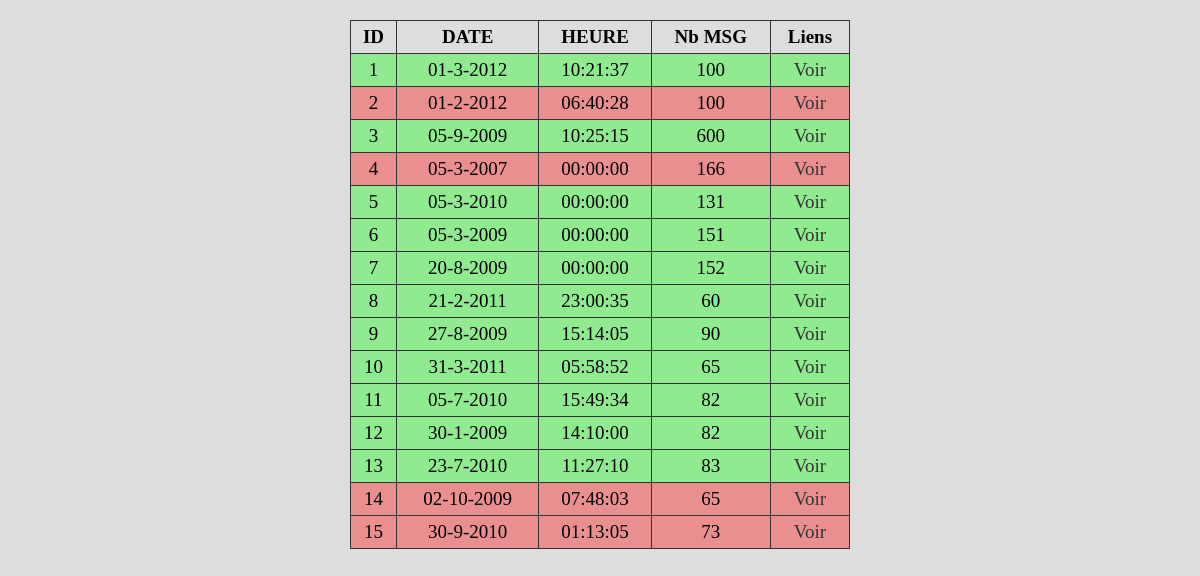
The page / on the database its author committed.
### tables this page shows
CREATE TABLE IF NOT EXISTS `message` (
    `m_id` INT(11) NOT NULL AUTO_INCREMENT,
    `m_contenu` VARCHAR(2040) NOT NULL,
    `m_date` DATETIME NOT NULL,
    `m_auteur_fk` INT(11) NOT NULL,
    `m_conversation_fk` INT(11) NOT NULL,
    PRIMARY KEY( `m_id` ),
    INDEX( `m_auteur_fk`, `m_conversation_fk` ),
    CONSTRAINT `message_to_user` FOREIGN KEY ( `m_auteur_fk` ) REFERENCES `user` ( `u_id` ) ON UPDATE CASCADE ON DELETE RESTRICT,
    CONSTRAINT `message_to_conversation` FOREIGN KEY ( `m_conversation_fk` ) REFERENCES `conversation` ( `c_id` ) ON UPDATE CASCADE ON DELETE RESTRICT
);

CREATE TABLE IF NOT EXISTS `conversation` (
    `c_id` INT(11) NOT NULL AUTO_INCREMENT,
    `c_date` DATETIME NOT NULL,
    `c_termine` TINYINT(1) NOT NULL DEFAULT 0,
    PRIMARY KEY( `c_id` )
);

### classes/modal.class.php (called while the page is built, shortened)
<?php
class Modal {
    public function __construct()
    {
        try
        {
            $pdo_option = [ PDO::ATTR_ERRMODE => PDO::ERRMODE_EXCEPTION,
                            PDO::MYSQL_ATTR_INIT_COMMAND => 'SET NAMES utf8 COLLATE utf8_general_ci' ];
            $this->bdd= new PDO ('mysql:host=localhost;dbname=messages','root', '' , $pdo_option);
        }
        catch(PDOException $msg)
        {
            die($msg -> getMessage());
        }
    }
}

### classes/displayModal.class.php (called while the page is built, shortened)
<?php
class DisplayModal extends Modal {
    public function __construct()
    {
        $this->display = new Display();
        $this->display->setConvs($this->AllConvs());
    }
    public function getDisplay()
    {
        return $this->display;
    }
    public function AllConvs()
    {
        if(($resource = $this->bdd->prepare('SELECT * FROM conversation'))!==FALSE)
        {
            if($resource->execute())
            {
                if(($array = $resource->fetchAll(PDO::FETCH_ASSOC))!==FALSE)
                {
                    return $array;
                }
            }
        }
        return false;
    }
}

### classes/conversationModal.class.php (called while the page is built, shortened)
<?php
class ConversationModal extends Modal {
    private $conv;
    private $msgModal;
    private $fullConv;
    public function __construct($id)
    {
        $this->getFullConv($id);
        $this->conv = new Conversation();
        $this->conv -> setCid($this->getId($id));
        $this->conv -> setCdate($this->getDate($id));
        $this->conv -> setCheure($this->getHeure($id));
        $this->conv -> setCter($this->getTerm($id));
        $this->conv -> setC_nb_msg($this->getNbMsg($id));
        $this->msgModal = new MesgModal();
        $this->conv -> setCmsg($this->setAllMsg($this->getAllMsg($id)));
    }
    public function getAllMsg($conv_id)
    {
        $orderby="";
        if(($resource = $this->bdd->prepare('SELECT *  FROM message INNER JOIN user ON message.m_auteur_fk = user.u_id WHERE m_conversation_fk = :id '.$orderby.';'))!==FALSE)
        {
            if($resource->execute(array("id"=>$conv_id)))
            {
                if(($array = $resource->fetchAll(PDO::FETCH_ASSOC))!==FALSE)
                {
                    return $array;
                }
            }
        }
    }
    public function setAllMsg($array)
    {
        foreach($array as $msg)
        {
           $this->msgs[] = $this->msgModal->newMsg($msg['m_id']);
        }
        if(!empty($this->msgs))
        {
            return $this->msgs;
        }
    }
    public function getConv()
    {
        return $this->conv;
    }
    private function getId($id)
    {
        return $id;
    }
    public function getFullConv($id)
    {
        if(($resource = $this->bdd->prepare('SELECT DISTINCT * , COUNT(DISTINCT message.m_id) , DATE_FORMAT(c_date, "%d-%c-%Y") AS formatedDate FROM conversation LEFT JOIN message ON conversation.c_id = message.m_conversation_fk  WHERE conversation.c_id = :id GROUP BY conversation.c_id'))!==FALSE)
        {
            if($resource->execute(array("id"=>$id)))
            {
               if(($array = $resource->fetch())!==FALSE)
                {
                    $this->fullConv = $array;
                    return $array;
                }
            }
        }
    }
    public function getDate()
    {
      return $this->fullConv['formatedDate'];
    }
    private function getHeure()
    {
        return  substr($this->fullConv["c_date"], 11 , 8);
    }
    private function getTerm()
    {
        return $this->fullConv["c_termine"];
    }
    private function getNbMsg()
    {
        return ($this->fullConv["COUNT(DISTINCT message.m_id)"]);
    }
}

### classes/conversation.class.php (the view, shortened to what this page needs)
<?php
class Conversation {
    private $c_id;
    private $c_date;
    private $c_termin;
    private $c_heure;
    private $c_nb_msg;
    public function setCid($id)
    {
        $this->c_id = $id;
    }
    public function setCdate($date)
    {
        $this->c_date = $date;
    }
    public function setCter($termin)
    {
         $this->c_termin = $termin;
    }
    public function setCheure($heure)
    {
         $this->c_heure = $heure;
    }
    public function setC_nb_msg($nb)
    {
         $this->c_nb_msg = $nb;
    }
    public function getCid()
    {
        return $this->c_id;
    }
    public function getCtermin()
    {
        return $this->c_termin;
    }
    public function getCheure()
    {
        return $this->c_heure;
    }
    public function getCdate()
    {
        return $this->c_date;
    }
    public function getCnbMsg()
    {
        return $this->c_nb_msg;
    }
    public function __toString()
    {
        $bckColor = null;
        switch($this->getCtermin())
        {
            case 0 :
                $bckColor = "open";
                break;
            case 1 :
                $bckColor = "closed";
                break;
        }
        $retunr ='';
        $retunr .= '<td class="'.$bckColor.'">'.$this->getCid().'</td>';
        $retunr .= '<td class="'.$bckColor.'">'.$this->getCdate().'</td>';
        $retunr .= '<td class="'.$bckColor.'">'.$this->getCheure().'</td>';
        $retunr .= '<td class="'.$bckColor.'">'.$this->getCnbMsg().'</td>';
        $retunr .= '<td class="'.$bckColor.'"><a href="./messages.php?id='.$this->getCid().'"> Voir </a></td>';
        return $retunr;
    }
}

### index.php (shortened to what this page needs)
<?php
function loadClass( $className )
{
    $_str_file = 'classes/' .$className. '.class.php';
}
?>
<!DOCTYPE html>
<html lang="en">
<head>
   <link rel="stylesheet" type="text/css" href="styles/index.css" />
</head>
<body>
<?php
$displayStart = new DisplayModal();
$display = $displayStart->getDisplay();
$display->setConvsInstrans();
echo($display);
?>
</body>
</html>

### classes/display.class.php (shortened to what this page needs)
<?php
class Display {
    private $convs;
    public function setConvs($convs)
    {
        $this->convs = $convs;
    }
    public function setConvsInstrans()
    {
       foreach($this->convs as $conv)
       {
            $convID = $conv['c_id'];
            $this->convsInsta[] = new ConversationModal($convID);
       }
    }
    public function getConvsInsta()
    {
       return $this->convsInsta;
    }
    public function __toString()
    {
        $retunr = '
            <table>
            <tr>
                <td><strong>ID</strong></td>
                <td><strong>DATE</strong></td>
                <td><strong>HEURE</strong></td>
                <td><strong>Nb MSG</strong></td>
                <td><strong>Liens</strong></td>
            </tr>
        ';
        foreach($this->getConvsInsta() as $conv)
        {
            $retunr .= '<tr>';
            $retunr .= $conv->getConv();
            $retunr .= '</tr>';
        }
       $retunr .= '
            </table>
        ';
        return $retunr;
    }
}

### styles/index.css (style rules this page uses)
html { font-size: 62.5%; }
body { margin: 0; background-color: #ddd; }
table { width: 500px; margin: auto; text-align: center; border-collapse: collapse; margin-top: 20px; }
table td { padding: 5px; font-size: 1.9rem; border: solid 1px #333; }
.open { background-color: #8fea90; }
.closed { background-color: #ea8f8f; }
a { color: #333; text-decoration: none; }

### rows shown on the page
message: m_conversation_fk.c_id "1", Cdate "01-3-2012", Cheure "10:21:37", CnbMsg "100"
message: m_conversation_fk.c_id "2", Cdate "01-2-2012", Cheure "06:40:28", CnbMsg "100"
message: m_conversation_fk.c_id "3", Cdate "05-9-2009", Cheure "10:25:15", CnbMsg "600"
message: m_conversation_fk.c_id "4", Cdate "05-3-2007", Cheure "00:00:00", CnbMsg "166"
message: m_conversation_fk.c_id "5", Cdate "05-3-2010", Cheure "00:00:00", CnbMsg "131"
message: m_conversation_fk.c_id "6", Cdate "05-3-2009", Cheure "00:00:00", CnbMsg "151"
conversation: c_id "7", Cdate "20-8-2009", Cheure "00:00:00", CnbMsg "152"
conversation: c_id "8", Cdate "21-2-2011", Cheure "23:00:35", CnbMsg "60"
conversation: c_id "9", Cdate "27-8-2009", Cheure "15:14:05", CnbMsg "90"
conversation: c_id "10", Cdate "31-3-2011", Cheure "05:58:52", CnbMsg "65"
conversation: c_id "11", Cdate "05-7-2010", Cheure "15:49:34", CnbMsg "82"
conversation: c_id "12", Cdate "30-1-2009", Cheure "14:10:00", CnbMsg "82"
conversation: c_id "13", Cdate "23-7-2010", Cheure "11:27:10", CnbMsg "83"
conversation: c_id "14", Cdate "02-10-2009", Cheure "07:48:03", CnbMsg "65"
conversation: c_id "15", Cdate "30-9-2010", Cheure "01:13:05", CnbMsg "73"
